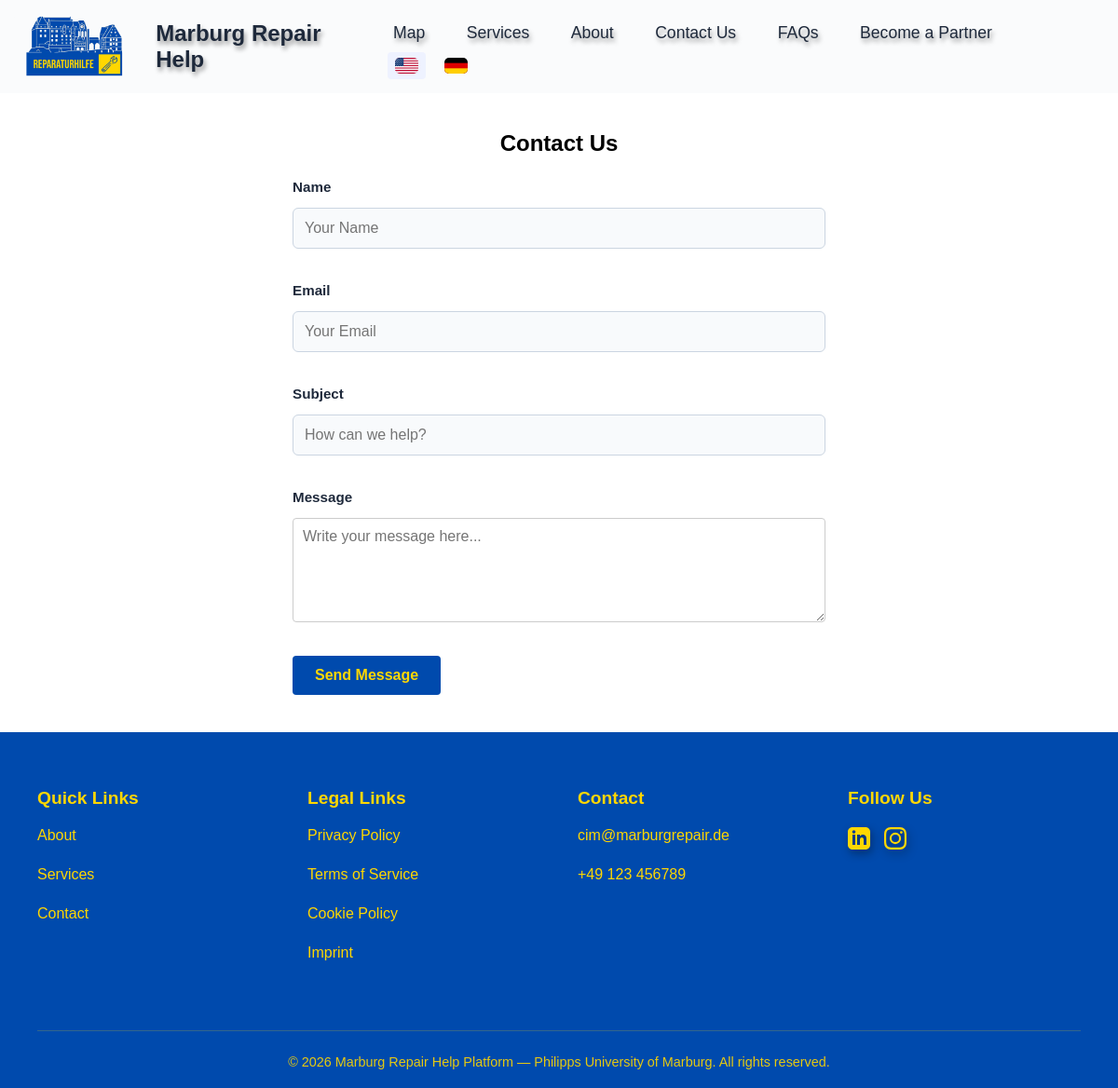
The app's page /contact with its own data.
### tables this page shows
CREATE TABLE settings (
    key   TEXT PRIMARY KEY,
    value TEXT NOT NULL
);

### app.py (the view, shortened to what this page needs)
@app.route("/contact", methods=["GET", "POST"])
def contact():
    return render_template("contact.html")

### app.py (called while the page is built)
def get_db():
    if "db" not in g:
        g.db = sqlite3.connect(DATABASE)
        g.db.row_factory = sqlite3.Row
        g.db.execute("PRAGMA foreign_keys = ON")
    return g.db

@app.before_request
def ensure_lang():
    if session.get("lang") not in SUPPORTED_LANGS:
        accept = (request.accept_languages.best_match(SUPPORTED_LANGS)
                  if request.accept_languages else None)
        session["lang"] = accept or "en"

def current_lang():
    return session.get("lang", "en")

def get_settings():
    rows = get_db().execute("SELECT key, value FROM settings").fetchall()
    return {r["key"]: r["value"] for r in rows}

@app.context_processor
def inject_globals():
    lang = current_lang()
    return {
        "lang": lang,
        "t": STRINGS[lang],
        "settings": get_settings(),
        "supported_langs": SUPPORTED_LANGS,
    }

### templates/contact.html (shortened to what this page needs)
{% extends "base.html" %}
{% block content %}
<section class="contact-section" id="contactSection">
    <h2>{{ t.contact_title }}</h2>
    <form class="contact-form" method="post" action="{{ url_for('contact') }}">
        <div class="form-group">
            <label for="name">{{ t.c_name }}</label>
            <input type="text" id="name" name="name" required placeholder="{{ t.c_ph_name }}">
        </div>
        <div class="form-group">
            <label for="email">{{ t.c_email }}</label>
            <input type="email" id="email" name="email" required placeholder="{{ t.c_ph_email }}">
        </div>
        <div class="form-group">
            <label for="subject">{{ t.c_subject }}</label>
            <input type="text" id="subject" name="subject" required placeholder="{{ t.c_ph_subject }}">
        </div>
        <div class="form-group">
            <label for="message">{{ t.c_message }}</label>
            <textarea id="message" name="message" rows="5" required placeholder="{{ t.c_ph_message }}"></textarea>
        </div>
        <button type="submit" class="btn">{{ t.c_send }}</button>
    </form>
</section>
{% endblock %}

### templates/base.html (shortened to what this page needs)
<!DOCTYPE html>
<html lang="{{ lang }}">
<head>
    <link rel="stylesheet" href="{{ url_for('static', filename='style.css') }}?v=2">
    <link rel="stylesheet" href="https://unpkg.com/leaflet/dist/leaflet.css">
</head>
<body>
<header>
    <div class="logo">
        <a href="{{ url_for('index') }}" class="logo-link">
            <img src="{{ url_for('static', filename='images/logo.png') }}" alt="Marburg Repair Hub Logo" class="logo-img">
            <span class="logo-text">{{ t.site_name }}</span>
        </a>
    </div>
    <nav>
        <a href="{{ url_for('index') }}#mapSection">{{ t.nav_map }}</a>
        <a href="{{ url_for('index') }}#categories">{{ t.nav_services }}</a>
        <a href="{{ url_for('about') }}">{{ t.nav_about }}</a>
        <a href="{{ url_for('contact') }}">{{ t.nav_contact }}</a>
        <a href="{{ url_for('faq') }}">{{ t.nav_faqs }}</a>
		<a href="#" onclick="partnerPopup(); return false;">
			{{ t.nav_partner }}
		</a>
        <span class="lang-switch">
    {% for code in supported_langs %}
        <a href="{{ url_for('set_lang', code=code) }}"
           class="{{ 'active' if code == lang else '' }}">
            {% if code == 'en' %}
                <img src="{{ url_for('static', filename='images/flags/us.svg') }}"
                     alt="English"
                     class="lang-flag">
            {% elif code == 'de' %}
                <img src="{{ url_for('static', filename='images/flags/de.svg') }}"
                     alt="Deutsch"
                     class="lang-flag">
            {% endif %}
        </a>
    {% endfor %}
</span>
    </nav>
</header>
{% block content %}{% endblock %}
<footer>
    <div class="footer-container">
        <div class="footer-column">
            <h3>{{ t.f_quick }}</h3>
            <ul>
                <li><a href="{{ url_for('about') }}">{{ t.f_about }}</a></li>
                <li><a href="{{ url_for('index') }}#categories">{{ t.f_services }}</a></li>
                <li><a href="{{ url_for('contact') }}">{{ t.f_contact }}</a></li>
            </ul>
        </div>
        <div class="footer-column">
            <h3>{{ t.f_legal }}</h3>
            <ul>
                <li><a href="{{ url_for('about') }}">{{ t.f_privacy }}</a></li>
                <li><a href="{{ url_for('about') }}">{{ t.f_terms }}</a></li>
                <li><a href="{{ url_for('contact') }}">{{ t.f_cookie }}</a></li>
                <li><a href="{{ url_for('contact') }}">{{ t.f_imprint }}</a></li>
            </ul>
        </div>
        <div class="footer-column">
            <h3>{{ t.f_contact }}</h3>
            <p><a href="mailto:{{ settings.contact_email }}">{{ settings.contact_email }}</a></p>
            <p><a href="tel:{{ settings.contact_phone|replace(' ', '') }}">{{ settings.contact_phone }}</a></p>
        </div>
        <div class="footer-column">
            <h3>{{ t.f_follow }}</h3>
            <div class="footer-socials">
                <a href="https://linkedin.com" target="_blank" rel="noopener" class="footer-social-link" aria-label="LinkedIn">
                </a>
                <a href="https://instagram.com" target="_blank" rel="noopener" class="footer-social-link" aria-label="Instagram">
                </a>
            </div>
        </div>
    </div>
    <div class="footer-bottom">
        <div class="footer-bottom-container">
            <p class="footer-copyright">{{ t.f_rights }}</p>
        </div>
    </div>
</footer>
</body>
</html>

### static/style.css (style rules this page uses)
* { box-sizing: border-box; margin: 0; padding: 0; font-family: Arial, sans-serif; }
body { padding-top: 100px; display: flex; flex-direction: column; min-height: 100vh; }
header { display: flex; justify-content: space-between; align-items: center; padding: 10px 5px; background-color: #fafbfc; color: #000; position: fixed; top: 0; left: 0; width: 100%; z-index: 1000; }
nav a { display: inline-block; padding: 10px 20px; font-size: 1.1rem; font-weight: 500; color: #1e293b !important; text-decoration: none; text-shadow: 2px 4px 5px rgba(0, 0, 0, 0.4); transition: all 0.6s cubic-bezier(0.25, 1, 0.5, 1); }
.logo-link { display: flex; align-items: center; gap: 20px; text-decoration: none; }
.logo-img { height: 80px; width: auto; display: block; transition: transform 0.8s ease-in-out; }
.logo-text { font-size: 1.5rem; font-weight: bold; color: #1e293b !important; text-shadow: 2px 4px 5px rgba(0, 0, 0, 0.4); transition: all 0.6s cubic-bezier(0.25, 1, 0.5, 1); }
button, .btn { color: #ffd700 !important; display: inline-block; transition: transform 0.2s ease; }
.lang-flag { width: 25px; height: 17px; object-fit: cover; border-radius: 5px; vertical-align: middle; }
.lang-switch a { margin-left: 8px; }
main, .contact-section, .faq-section { width: 100%; }
.contact-section { max-width: 600px; margin: 0 auto; padding: 40px 14px; }
.contact-section h2 { text-align: center; margin-bottom: 24px; }
.contact-form { display: flex; flex-direction: column; gap: 16px; }
.contact-form .form-group { display: flex; flex-direction: column; gap: 6px; }
.form-group label { font-weight: bold; color: #1e293b; }
.form-group input, .form-group textarea { padding: 10px; border: 1px solid #ccc; border-radius: 4px; font-family: inherit; font-size: 16px; }
.contact-form button { align-self: flex-start; padding: 12px 24px; background-color: #004aad; color: #ffd700 !important; border: none; border-radius: 4px; font-weight: bold; font-size: 16px; cursor: pointer; transition: transform 0.2s ease; }
.form-group { margin-bottom: 20px; }
label { display: block; margin-bottom: 8px; font-weight: 500; font-size: 0.95rem; color: #475569; }
input[type="text"], input[type="email"], input[type="url"] { width: 100%; padding: 12px; border: 1px solid #cbd5e1; border-radius: 6px; font-size: 1rem; color: #1e293b; background-color: #f8fafc; transition: border-color 0.2s, background-color 0.2s; }
footer { width: 100%; padding: 60px 40px 20px; background-color: #004aad; }
.footer-container { display: flex; justify-content: space-between; gap: 40px; max-width: 1200px; margin: 0 auto; }
.footer-column { flex: 1; }
.footer-column h3 { margin: 0 0 20px; color: #ffd700 !important; font-size: 1.2rem; font-weight: 600; }
.footer-column ul { list-style: none; padding: 0; margin: 0; }
.footer-column ul li { margin-bottom: 12px; }
.footer-column a, .footer-column p { display: inline-block; margin: 0 0 12px; color: #ffd700 !important; font-size: 1rem; text-decoration: none; }
.footer-socials { display: flex; align-items: center; gap: 15px; }
.footer-social-link { display: inline-block; text-decoration: none; }
.social-icon { fill: #ffd700; filter: drop-shadow(2px 4px 5px rgba(0, 0, 0, 0.4)); transition: transform 0.8s cubic-bezier(0.25, 1, 0.5, 1), filter 0.8s cubic-bezier(0.25, 1, 0.5, 1); }
.footer-bottom { margin-top: 50px; padding-top: 25px; border-top: 1px solid rgba(255, 215, 0, 0.2); }
.footer-bottom-container { display: flex; justify-content: center; align-items: center; gap: 20px; max-width: 1200px; margin: 0 auto; }
.footer-copyright { margin: 0; color: #ffd700 !important; font-size: 0.9rem; opacity: 0.9; }
.lang-switch { display: inline-flex; align-items: center; gap: 4px; margin-left: 6px; }
.lang-switch a { padding: 6px 8px; font-size: 0.85rem; font-weight: 700; color: #64748b !important; text-decoration: none; border-radius: 4px; }
.lang-switch a.active { color: #004aad !important; background: #eef2ff; }

### records on screen
settings: contact_email "cim@marburgrepair.de"
settings: contact_phone "+49 123 456789"

### other values on screen
{{ t.site_name }} "Marburg Repair Help"
{{ t.nav_map }} "Map"
{{ t.nav_services }} "Services"
{{ t.nav_about }} "About"
{{ t.nav_contact }} "Contact Us"
{{ t.nav_faqs }} "FAQs"
{{ t.nav_partner }} "Become a Partner"
{{ t.contact_title }} "Contact Us"
{{ t.c_name }} "Name"
{{ t.c_email }} "Email"
{{ t.c_subject }} "Subject"
{{ t.c_message }} "Message"
{{ t.c_send }} "Send Message"
{{ t.f_quick }} "Quick Links"
{{ t.f_about }} "About"
